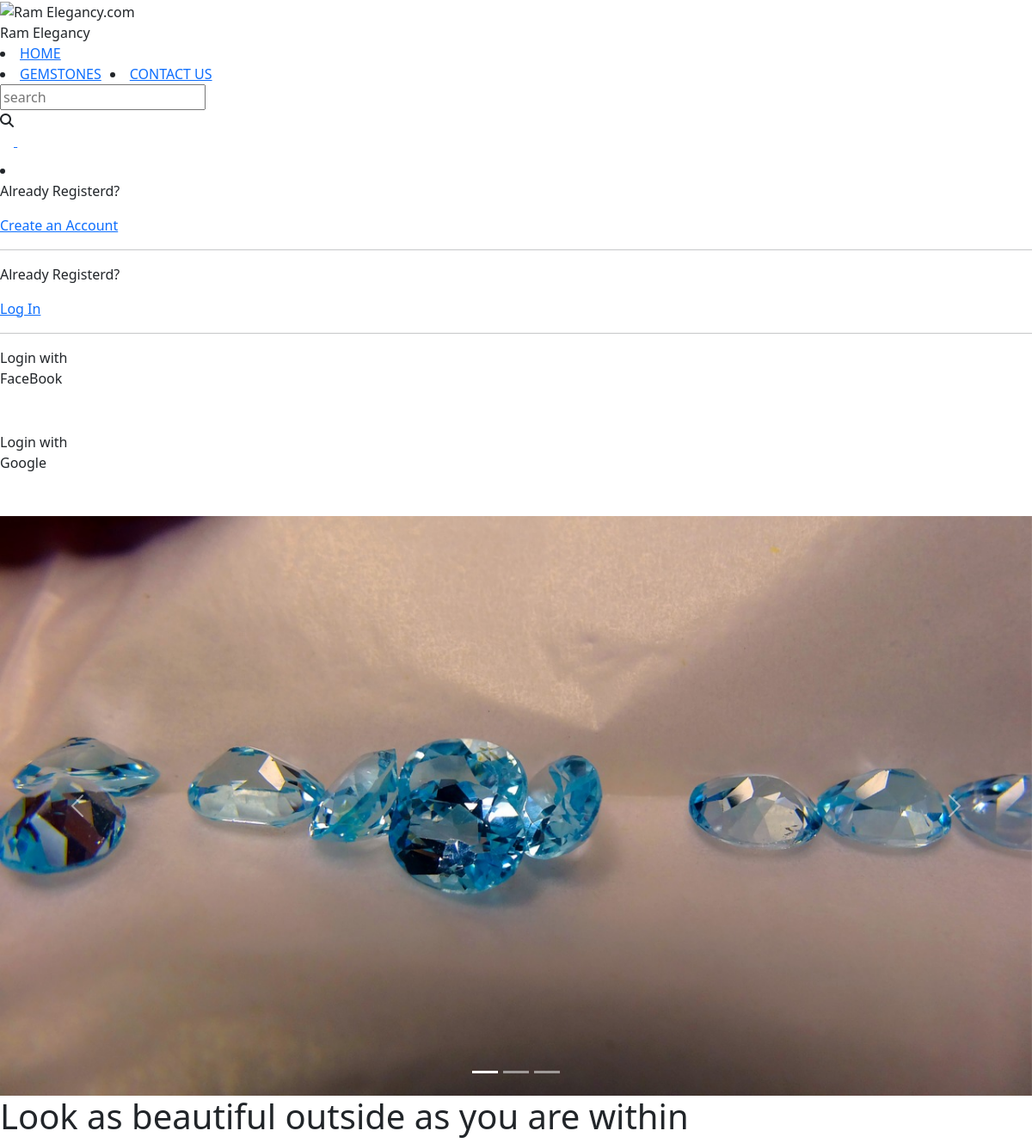
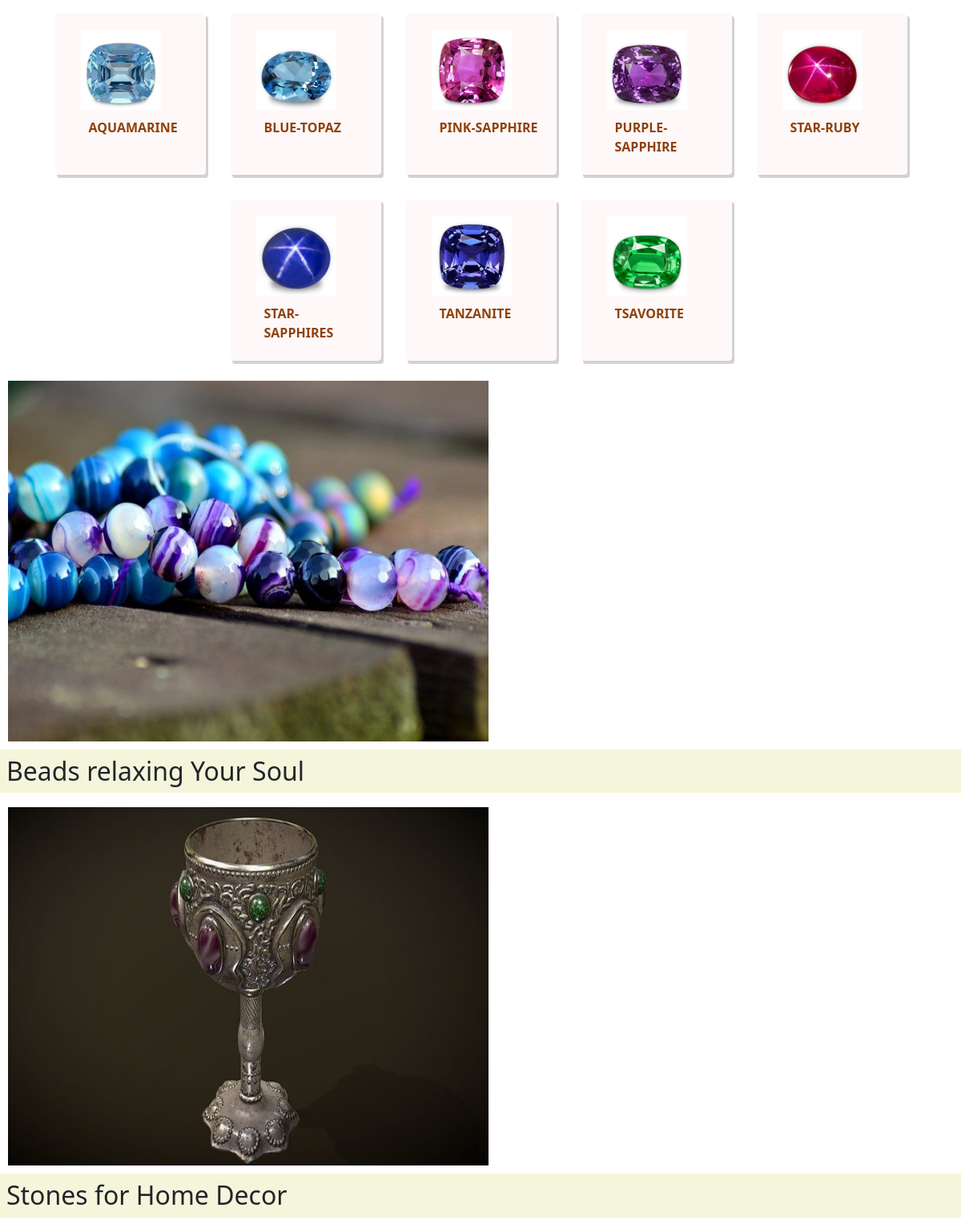
The page /ram_app/sp_stone/ on the database its author committed (2 pictures, top to bottom).
### ram_app/models.py (models this page shows, shortened)
class Sp_stone(models.Model):
    sp_name=models.CharField(max_length=30)
    image=models.ImageField(upload_to="sp_stone_images",default="")

### ram_app/views.py (the view)
# urls.py: path('sp_stone/', views.sp_stone, name="sp_stone"),
def sp_stone(request):
    sp_list = Sp_stone.objects.all()
    n = len(sp_list)
    params = {'sp_stone_list': sp_list, 'length': n}
    return render(request, 'ram_app/sp_stone.html', params)

### ram_app/templates/ram_app/sp_stone.html (shortened to what this page needs)
{% extends 'ram_app/basic.html' %}
{% load static %}
{% block css %}
<link rel="stylesheet" href="{% static 'r_assets/rcss/style.css' %}">
<link href="https://cdn.jsdelivr.net/npm/bootstrap@5.1.3/dist/css/bootstrap.min.css" rel="stylesheet"
>
{% endblock %}
{% block body %}
<div id="carouselExampleCaptions" class="carousel slide" data-bs-ride="carousel">
    <div class="carousel-indicators">
        <button type="button" data-bs-target="#carouselExampleCaptions" data-bs-slide-to="0" class="active"
            aria-current="true" aria-label="Slide 1"></button>
        <button type="button" data-bs-target="#carouselExampleCaptions" data-bs-slide-to="1"
            aria-label="Slide 2"></button>
        <button type="button" data-bs-target="#carouselExampleCaptions" data-bs-slide-to="2"
            aria-label="Slide 3"></button>
    </div>
    <div class="carousel-inner">
        <div class="carousel-item active">
            <img src="{% static 'r_assets/img/p_stone_carousal/sp_wall.jpg'%}" class="d-block w-100" alt="...">
            <div class="carousel-caption d-none d-md-block">
            </div>
        </div>
    </div>
    <button class="carousel-control-prev" type="button" data-bs-target="#carouselExampleCaptions" data-bs-slide="prev">
        <span class="carousel-control-prev-icon" aria-hidden="true"></span>
    </button>
    <button class="carousel-control-next" type="button" data-bs-target="#carouselExampleCaptions" data-bs-slide="next">
        <span class="carousel-control-next-icon" aria-hidden="true"></span>
    </button>
</div>
<h1 class="h-primary center">Look as beautiful outside as you are within</h1>
<div class="p_container">
    {% for i in sp_stone_list %}
    <div class="row">
        <div class="col">
            <a href="{{i.path}}"><img src="/media/{{i.image}}"></a>
            <div class="p_desc">
                <p>{{i.sp_name}}</p>
            </div>
        </div>
    </div>{% endfor %}
</div>
<section class="services-container">
    <div id="services">
        <div class="box">
            <img src='{% static "r_assets/img/p_stone_carousal/Beads.jpg" %}' alt=""style="width:600px; height:450px; margin:10px;"></a>
            <h2 class="h-secondary center" style="padding:8px; background-color: beige;">Beads relaxing Your Soul</h2>
        </div>
        <div class="box">
            <img src='{% static "r_assets/img/p_stone_carousal/decorate.jpg" %}' alt="" style="width:600px; height:447px; margin:10px;"></a>
            <h2 class="h-secondary center"style="padding:8px; background-color: beige;">Stones for Home Decor</h2>
        </div>
    </div>
</section>
{% endblock %}

### ram_app/static/r_assets/rcss/style.css (style rules this page uses)
* { box-sizing: border-box; }
.row:after { content: ""; display: table; clear: both; }
.p_container { background-color: rgb(255, 255, 255); display: flex; flex-wrap: wrap; align-items: center; justify-content: center; }
.p_container .row { margin: 15px; padding: 20px; border: 1px solid rgb(255, 254, 254); background-color: rgb(255, 248, 248); box-shadow: 3px 4px #d3d1d1; border-radius: 4px; }
.p_container .row .col { align-items: center; justify-content: center; height: 160px; width: 147px; }
.p_container .row .col img { height: 100px; width: 100px; transition: all .5s ease; }
.p_container .row .col p { align-items: center; justify-content: center; display: inline-block; width: 100%; color: #8e410c; font-weight: 600; text-transform: uppercase; transition: all .5s ease; margin: 10px; }

### ram_app/templates/ram_app/sp_stone.html (style rules this page uses)
.p_container { background-color: rgb(255, 255, 255); display: flex; align-items: center; justify-content: center; }
.p_container .row { margin: 15px; padding: 20px; border: 1px solid rgb(255, 254, 254); background-color: rgb(255, 248, 248); box-shadow: 3px 4px #d3d1d1; }
.p_container .row .col { align-items: center; justify-content: center; height: 160px; width: 147px; }
.p_container .row .col img { height: 100px; width: 100px; transition: all .5s ease; }
.p_container .row .col p { align-items: center; justify-content: center; display: inline-block; width: 100%; color: #8e410c; font-weight: 600; text-transform: uppercase; transition: all .5s ease; margin: 10px; }

### rows shown on the page
Sp_stone: image (picture), sp_name "AQUAMARINE"
Sp_stone: image (picture), sp_name "BLUE-TOPAZ"
Sp_stone: image (picture), sp_name "PINK-SAPPHIRE"
Sp_stone: image (picture), sp_name "PURPLE-SAPPHIRE"
Sp_stone: image (picture), sp_name "STAR-RUBY"
Sp_stone: image (picture), sp_name "STAR-SAPPHIRES"
Sp_stone: image (picture), sp_name "TANZANITE"
Sp_stone: image (picture), sp_name "TSAVORITE"
